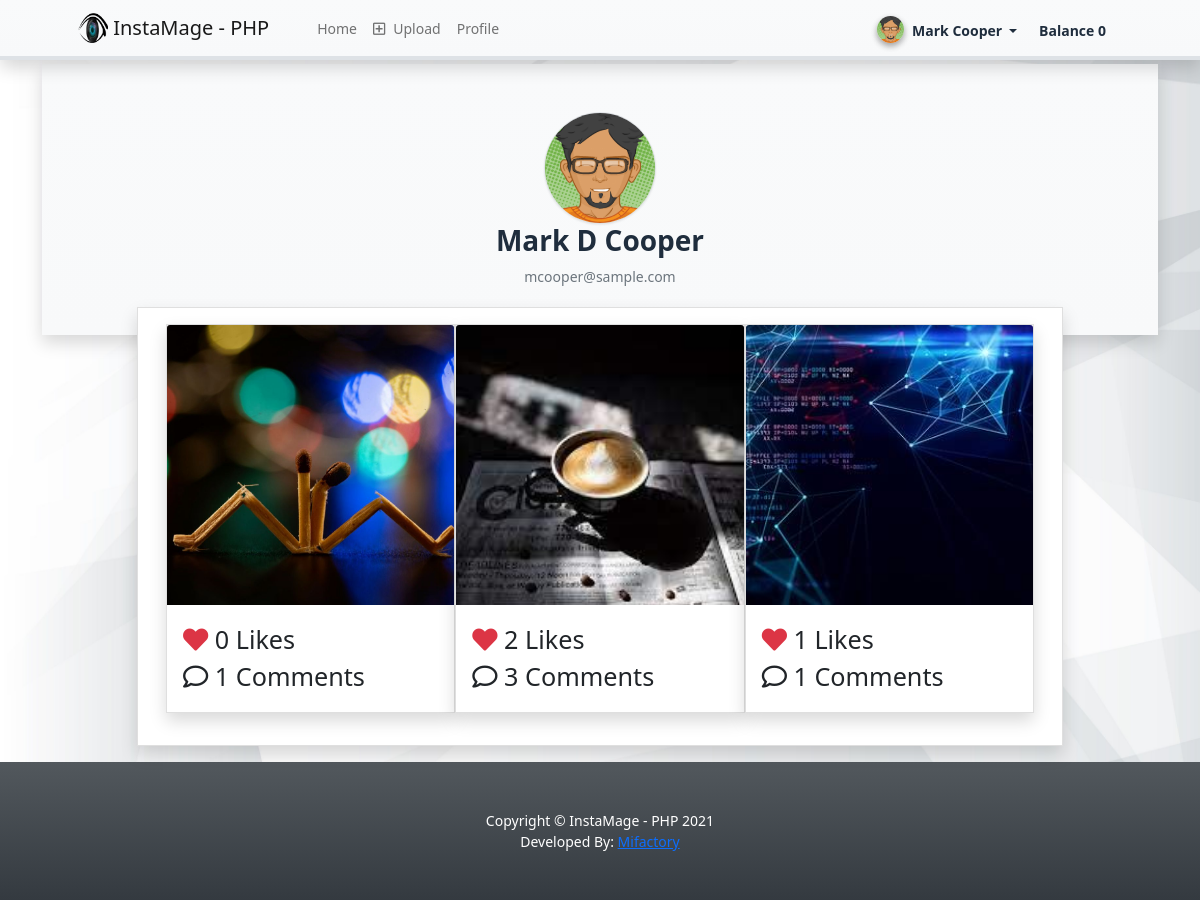
The page /user/?page=user/profile (signed in) on the database as committed earlier.
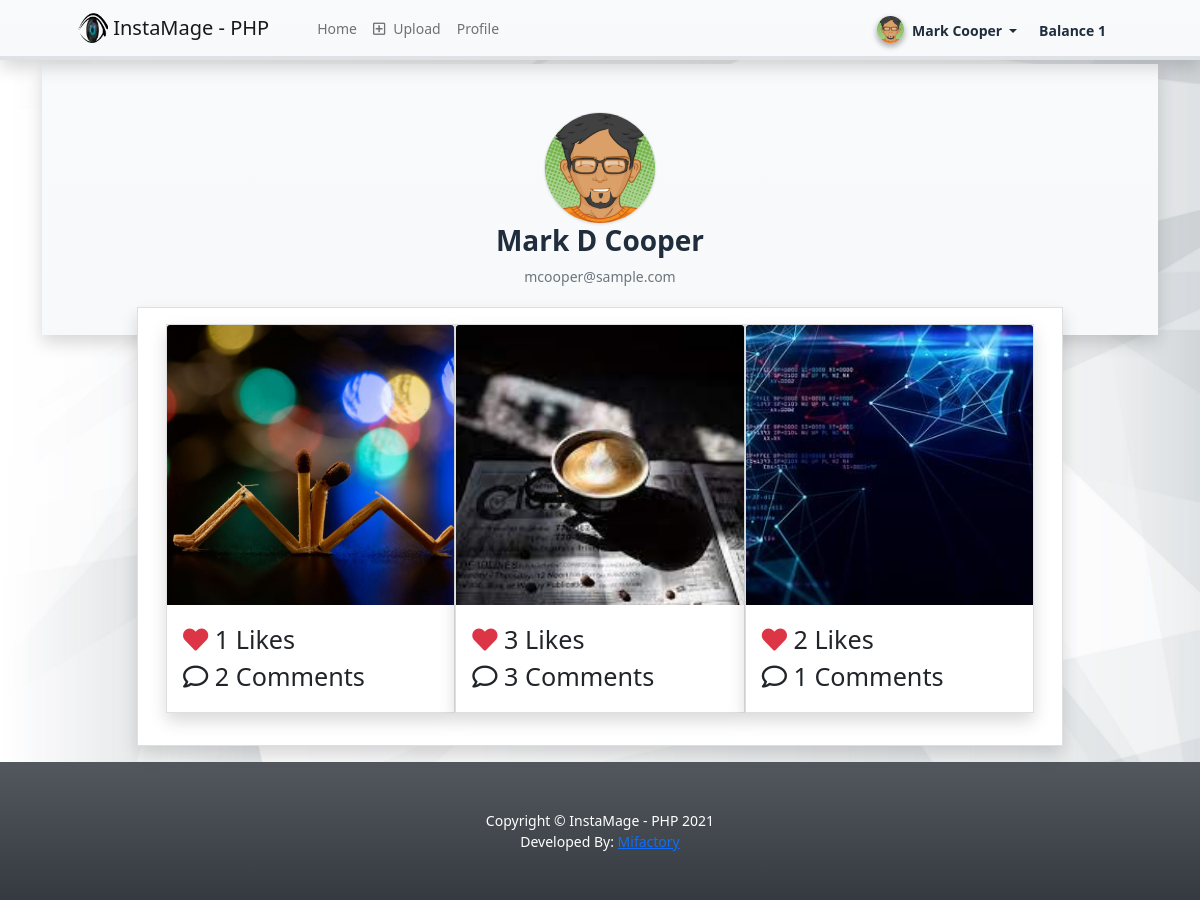
The same page on the database as committed later.
### tables this page shows
CREATE TABLE `post_list` (
  `id` int(30) NOT NULL,
  `member_id` int(30) NOT NULL,
  `caption` text NOT NULL,
  `upload_path` text NOT NULL,
  `date_created` datetime NOT NULL DEFAULT current_timestamp(),
  `date_updated` datetime NOT NULL DEFAULT current_timestamp() ON UPDATE current_timestamp(),
  `coin_value` int(30) NOT NULL DEFAULT 0,
  `tag` text DEFAULT NULL,
  `options` text DEFAULT NULL,
  `status` tinyint(1) NOT NULL DEFAULT 0 COMMENT '0=Pending, 1=Approved, 2=Denied, 3=Blocked'
);

### classes/DBConnection.php (called while the page is built, shortened)
<?php
class DBConnection{
    private $host = DB_SERVER;
    private $username = DB_USERNAME;
    private $password = DB_PASSWORD;
    private $database = DB_NAME;
    public $conn;
    public function __construct(){
        if (!isset($this->conn)) {
            $this->conn = new mysqli($this->host, $this->username, $this->password, $this->database);
        }
    }
}
?>

### classes/SystemSettings.php (called while the page is built, shortened)
<?php
class SystemSettings extends DBConnection{
	function userdata($field = ''){
		if(!empty($field)){
			if(isset($_SESSION['userdata'][$field]))
				return $_SESSION['userdata'][$field];
			else
				return null;
		}else{
			return false;
		}
	}
	function info($field=''){
		if(!empty($field)){
			if(isset($_SESSION['system_info'][$field]))
				return $_SESSION['system_info'][$field];
			else
				return false;
		}else{
			return false;
		}
	}
}
$_settings = new SystemSettings();
?>

### config.php (called while the page is built, shortened)
<?php
require_once('classes/DBConnection.php');
require_once('classes/SystemSettings.php');
function validate_image($file){
	if(!empty($file)){
        $ex = explode("?",$file);
        $file = $ex[0];
        $ts = isset($ex[1]) ? "?".$ex[1] : '';
		if(is_file(base_app.$file)){
			return base_url.$file.$ts;
		}else{
			return base_url.'dist/img/no-image-available.png';
		}
	}else{
		return base_url.'dist/img/no-image-available.png';
	}
}
function format_num($number = '' , $decimal = ''){
    if(is_numeric($number)){
        $ex = explode(".",$number);
        $decLen = isset($ex[1]) ? strlen($ex[1]) : 0;
        if(is_numeric($decimal)){
            return number_format($number,$decimal);
        }else{
            return number_format($number,$decLen);
        }
    }else{
        return "Invalid Input";
    }
}
?>

### user/user/profile.php (the view, shortened to what this page needs)
<div class="mx-0 py-5 px-3 mx-ns-4 bg-gradient-light shadow blur d-flex w-100 justify-content-center align-items-center flex-column">
	<img src="<?= validate_image(isset($avatar) ? $avatar : '') ?>" alt="" class="img-thumbnail rounded-circle p-0" id="profile-avatar">
    <h3 class="text-center font-weight-bolder"><?= isset($name) ? $name : '' ?></h3>
    <div class="text-center font-weight-light text-muted"><?= isset($email) ? $email : '' ?></div>
</div>
<div class="row justify-content-center" style="margin-top:-2em;">
	<div class="col-lg-10 col-md-11 col-sm-12 col-xs-12">
        <div class="card rounded-0 shadow">
            <div class="card-body">
                <div class="container-fluid">
                    <div class="row">
                        <?php
                            $qry = $conn->query("SELECT p.*, concat(m.firstname, ' ', coalesce(concat(m.middlename,' '),''),m.lastname) as `name`, m.avatar, COALESCE((SELECT count(member_id) FROM `like_list` where post_id = p.id),0) as `likes`, COALESCE((SELECT count(member_id) FROM `comment_list` where post_id = p.id),0) as `comments` FROM post_list p inner join `member_list` m on p.member_id = m.id where p.member_id = '{$_settings->userdata('id')}' order by unix_timestamp(p.date_updated) desc");
                            while($row = $qry->fetch_assoc()):
                            $files = array();
                            $fopen = scandir(base_app.$row['upload_path']);
                            foreach($fopen as $fname){
                                if(in_array($fname,array('.','..')))
                                  continue;
                                $files[]= validate_image($row['upload_path'].$fname);
                            }
                        ?>
                        <a href="./?page=posts/view_post&id=<?= $row['id'] ?>" class="card rounded-0 shadow col-lg-4 col-md-6 col-sm-12 col-xs-12 post-item px-0 text-decoration-none text-reset">
                            <div class="post-holder overflow-hidden">
                                <img src="<?= isset($files[0]) ? $files[0] : validate_image('') ?>" class="card-img-top post-img" alt="...">
                            </div>
                            <div class="card-body">
                                <div>
                                    <div class="like_post" data-id="<?= $row['id'] ?>"><i class="fa fa-heart text-danger"></i> <?= format_num($row['likes']) ?> Likes</div>
                                    <div class="post_comments" data-id="<?= $row['id'] ?>"><i class="far fa-comment"></i> <?= format_num($row['comments']) ?> Comments</div>
                                </div>
                            </div>
                        </a>
                        <?php endwhile; ?>
                    </div>
                </div>
            </div>
        </div>
    </div>
</div>

### user/index.php (shortened to what this page needs)
<?php require_once('./../config.php'); ?>
 <!DOCTYPE html>
<html lang="en" class="" style="height: auto;">
<?php require_once('inc/header.php') ?>
  <body class="layout-top-nav text-sm layout-navbar-fixed" data-new-gr-c-s-check-loaded="14.991.0" data-gr-ext-installed="" style="height: auto;">
    <div class="wrapper">
     <?php require_once('inc/topBarNav.php') ?>
     <?php $page = isset($_GET['page']) ? $_GET['page'] : 'home';  ?>
      <div class="content-wrapper  pt-3" style="">
        <section class="content  text-dark">
          <div class="container">
            <?php
              if(!file_exists($page.".php") && !is_dir($page)){
                  include '404.html';
              }else{
                if(is_dir($page))
                  include $page.'/index.php';
                else
                  include $page.'.php';
              }
            ?>
          </div>
        </section>
      </div>
      <?php require_once('inc/footer.php') ?>
  </body>
</html>

### user/inc/header.php (shortened to what this page needs)
<head>
    <link rel="stylesheet" href="<?php echo base_url ?>plugins/fontawesome-free/css/all.min.css">
    <link rel="stylesheet" href="<?php echo base_url ?>plugins/tempusdominus-bootstrap-4/css/tempusdominus-bootstrap-4.min.css">
  <link rel="stylesheet" href="<?php echo base_url ?>plugins/datatables-bs4/css/dataTables.bootstrap4.min.css">
  <link rel="stylesheet" href="<?php echo base_url ?>plugins/datatables-responsive/css/responsive.bootstrap4.min.css">
  <link rel="stylesheet" href="<?php echo base_url ?>plugins/datatables-buttons/css/buttons.bootstrap4.min.css">
  <link rel="stylesheet" href="<?php echo base_url ?>plugins/select2/css/select2.min.css">
  <link rel="stylesheet" href="<?php echo base_url ?>plugins/select2-bootstrap4-theme/select2-bootstrap4.min.css">
    <link rel="stylesheet" href="<?php echo base_url ?>plugins/icheck-bootstrap/icheck-bootstrap.min.css">
    <link rel="stylesheet" href="<?php echo base_url ?>plugins/jqvmap/jqvmap.min.css">
    <link rel="stylesheet" href="<?php echo base_url ?>plugins/dropzone/min/dropzone.min.css">
    <link rel="stylesheet" href="<?php echo base_url ?>dist/css/adminlte.css">
    <link rel="stylesheet" href="<?php echo base_url ?>dist/css/custom.css">
    <link rel="stylesheet" href="<?php echo base_url ?>assets/css/styles.css">
    <link rel="stylesheet" href="<?php echo base_url ?>plugins/overlayScrollbars/css/OverlayScrollbars.min.css">
    <link rel="stylesheet" href="<?php echo base_url ?>plugins/daterangepicker/daterangepicker.css">
    <link rel="stylesheet" href="<?php echo base_url ?>plugins/summernote/summernote-bs4.min.css">
  <link rel="stylesheet" href="<?php echo base_url ?>plugins/sweetalert2-theme-bootstrap-4/bootstrap-4.min.css">
  </head>

### user/inc/topBarNav.php (shortened to what this page needs)
<nav class="main-header navbar navbar-expand-lg navbar-light bg-gradient-light border-bottom border-4 shadow">
            <div class="container px-4 px-lg-5 ">
                <a class="navbar-brand" href="./">
                <img src="<?php echo validate_image($_settings->info('logo')) ?>" width="30" height="30" class="d-inline-block align-top" alt="" loading="lazy">
                <?php echo $_settings->info('short_name') ?>
                </a>
                <div class="collapse navbar-collapse" id="navbarSupportedContent">
                    <ul class="navbar-nav me-auto mb-2 mb-lg-0 ms-lg-4">
                        <li class="nav-item"><a class="nav-link" aria-current="page" href="./">Home</a></li>
                        <li class="nav-item"><a class="nav-link" id="upload-modal" aria-current="page" href="javascript:void(0)"><i class="far fa-plus-square mr-2"></i>Upload</a></li>
                        <li class="nav-item"><a class="nav-link" aria-current="page" href="./?page=user/profile">Profile</a></li>
                    </ul>
                    <div class="d-flex align-items-center">
                      <div class="btn-group nav-link text-reset">
                        <button type="button" class="btn btn-rounded badge badge-light dropdown-toggle dropdown-icon  text-reset" data-toggle="dropdown">
                          <span><img src="<?php echo validate_image($_settings->userdata('avatar')) ?>" class="img-circle elevation-2 user-img" alt="User Image"></span>
                          <span class="ml-3"><?php echo ucwords($_settings->userdata('firstname').' '.$_settings->userdata('lastname')) ?></span>
                        </button>
                        <span class="ml-2 font-weight-bold">Balance <?php echo ucwords($_settings->userdata('coin')); ?> </span>
                    </div>
                    </div>
                </div>
            </div>
        </nav>

### user/inc/footer.php (shortened to what this page needs)
<footer class="py-5 bg-gradient-dark">
            <div class="container">
              <p class="m-0 text-center text-white">Copyright &copy; <?php echo $_settings->info('short_name') ?> 2021</p>
              <p class="m-0 text-center text-white">Developed By: <a href="mailto:info@mifactory.ma">Mifactory</a></p>
          </div>
        </footer>

### user/inc/topBarNav.php (style rules this page uses)
.user-img { position: absolute; height: 27px; width: 27px; object-fit: cover; left: -7%; top: -12%; }

### user/user/profile.php (style rules this page uses)
#profile-avatar { height: 8em; width: 8em !important; object-fit: cover; object-position: center; }
.post-holder { width:100%; height:20em; }
.post-img { width:100%; height:100%; object-fit:cover; object-position:center center; transition:transform .3s ease-in-out; }

Rows that differ between the two databases and show on the page:
changed post_list (number 1 of 3 on the later page): likes "0" → "1"; comments "1" → "2"
changed post_list (number 2 of 3 on the later page): likes "2" → "3"
changed post_list (number 3 of 3 on the later page): likes "1" → "2"
Other text that changed with them:
$_settings->userdata('coin'): "0" → "1"
